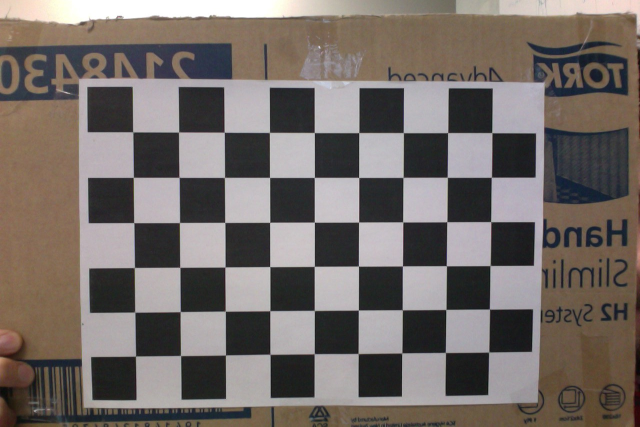
//> input picture checkboard.jpg, 1280 x 853 px (shown at 1/2 size)
$ ./floodFind ../checkboard.jpg   (built with g++ and OpenCV 4)
//> lines starting //> are read from the running program, lines starting //| are printed output that depends on the picture; after the words box and inside, x2 and y2 are one past the last pixel; in counts of white or black regions, pixels touching at a corner belong together
#include <opencv2/core/core.hpp>
#include <opencv2/highgui/highgui.hpp>
#include <opencv2/imgproc/imgproc.hpp>
#include <iostream>

static const unsigned char UNVISITED = 0;
static const unsigned char VISITED = 1;
static const unsigned char MARKED = 2;
static const unsigned char BLACK = 3;
static const unsigned char TEMP = 4;

static const int array_size = 10000;
static const unsigned char thresh = 120;
static const int skip = 30;

struct fill_queue{
    cv::Point2i queue[array_size];
    int head;
    int tail;
};

struct fill_data{
    int white_pixels;
    //made it non static, beware memory leak?
    std::vector<cv::Point2i> black_list;
    //might need to make min
    cv::Point max_x, max_y, min_x, min_y, dot_tr, dot_br, dot_tl, dot_bl;
};

cv::Mat input;
cv::Mat table;

fill_data max_white;
fill_data temp_fill;

cv::Point2i flood_fill(cv::Mat image, unsigned char lower, unsigned char upper, cv::Point2i seed, int skip, bool white_flag){

    unsigned char value, state;
    cv::Point2i sum = cv::Point2i(0,0);
    int count = 0;
    fill_queue circ_queue;
    circ_queue.head = 0;
    circ_queue.tail = 0;

    circ_queue.queue[circ_queue.tail] = seed;
    circ_queue.tail = (circ_queue.tail + 1) % array_size;

    while(circ_queue.head != circ_queue.tail){
        //std::cout << "in queue while" << std::endl;
        seed = circ_queue.queue[circ_queue.head];
        circ_queue.head = (circ_queue.head + 1) % array_size;

        value = image.at<uchar>(seed.x, seed.y-1);
        while(value >= lower && value < upper){
            //std::cout << "in backtrack loop" << std::endl;
            seed.y--;
            value = image.at<uchar>(seed.x, seed.y-1);
        }

        //might flip out if white near edges, UPDATE: Now start scanning from skip.
        value = image.at<uchar>(seed.x-skip, seed.y);
        state = table.at<uchar>(seed.x-skip, seed.y);
        if(value >= lower && value < upper
           && (state == UNVISITED || state == TEMP)){
            circ_queue.queue[circ_queue.tail] = cv::Point2i(seed.x-skip, seed.y);
            circ_queue.tail = (circ_queue.tail + 1) % array_size;
            table.at<uchar>(seed.x-skip, seed.y) = MARKED;
        }

        value = image.at<uchar>(seed.x+skip, seed.y);
        state = table.at<uchar>(seed.x+skip, seed.y);
        if(value >= lower && value < upper &&
           (state == UNVISITED ||  state == TEMP)){
            circ_queue.queue[circ_queue.tail] = cv::Point2i(seed.x+skip, seed.y);
            circ_queue.tail = (circ_queue.tail + 1) % array_size;
            table.at<uchar>(seed.x+skip, seed.y) = MARKED;
        }

        bool mark_flag_up = false;
        bool mark_flag_down = false;
        bool run_start = true;
        do{
            //std::cout << "in do" << std::endl;
            table.at<uchar>(seed.x, seed.y) = VISITED;


            if(!white_flag){
                sum.x += seed.x;
                sum.y += seed.y;
                count++;
            }

            else{
                temp_fill.white_pixels++;
                input.at<cv::Vec3b>(seed.x,seed.y) = cv::Vec3b(0,0,255);
                if(run_start){
                    if(seed.x < temp_fill.min_x.x){
                        temp_fill.min_x.x = seed.x;
                        temp_fill.min_x.y = seed.y;
                    }
                    if(seed.y < temp_fill.min_y.y){
                        temp_fill.min_y.y = seed.y;
                        temp_fill.min_y.x = seed.x;
                    }
                    run_start = false;
                }

                value = image.at<uchar>(seed.x, seed.y+skip);
                if(!(value >= lower && value < upper)){
                    if(seed.x > temp_fill.max_x.x){
                        temp_fill.max_x.x = seed.x;
                        temp_fill.max_x.y = seed.y;
                    }
                    if(seed.y > temp_fill.max_y.y){
                        temp_fill.max_y.y = seed.y;
                        temp_fill.max_y.x = seed.x;
                    }
                    //might not be necessary
                    table.at<uchar>(seed.x, seed.y+skip) = BLACK;
                    temp_fill.black_list.push_back(cv::Point2i(seed.x, seed.y+skip));
                }
            }


            value = image.at<uchar>(seed.x-skip, seed.y);
            state = table.at<uchar>(seed.x-skip, seed.y);
            if(mark_flag_up && value >= lower && value < upper
               && (state == UNVISITED || state == TEMP )){

                circ_queue.queue[circ_queue.tail] = cv::Point2i(seed.x-skip, seed.y);
                circ_queue.tail = (circ_queue.tail + 1) % array_size;
                table.at<uchar>(seed.x-skip, seed.y) = MARKED;
                mark_flag_up = false;
            }

            else if(!(value >= lower && value < upper)){
                mark_flag_up = true;
            }

            value = image.at<uchar>(seed.x+skip, seed.y);
            state = table.at<uchar>(seed.x+skip, seed.y);
            if(mark_flag_down && value >= lower && value < upper
               && (state == UNVISITED || state == TEMP)){

                circ_queue.queue[circ_queue.tail] = cv::Point2i(seed.x+skip, seed.y);
                circ_queue.tail = (circ_queue.tail + 1) % array_size;
                table.at<uchar>(seed.x+skip, seed.y) = MARKED;
                mark_flag_down = false;
            }

            else if(!(value >= lower && value < upper)){
                mark_flag_down = true;
            }
            std::cout << seed.x << " " << seed.y << "\n"
                      << temp_fill.black_list.size() << "\n" <<
                circ_queue.head << " " << circ_queue.tail << std::endl;
            seed.y += skip;
        }while(image.at<uchar>(seed.x, seed.y) >= lower && image.at<uchar>(seed.x, seed.y) < upper);
    }
    if(!white_flag){
        sum.x /= count;
        sum.y /= count;
        return sum;
    }

    return cv::Point2i(-1,-1);
}

int main(int argc, char **argv){

    if(argc != 2){
        std::cout << "Usage: ./execName ImagetoLoad" << std::endl;
        return -1;
    }

    cv::Mat image;
    input = cv::imread(argv[1]);
//> input is the input picture: 853 rows x 1280 cols, CV_8UC3; mean B, G, R 103.7, 108, 116.2
    cv::cvtColor(input, image, CV_BGR2GRAY);
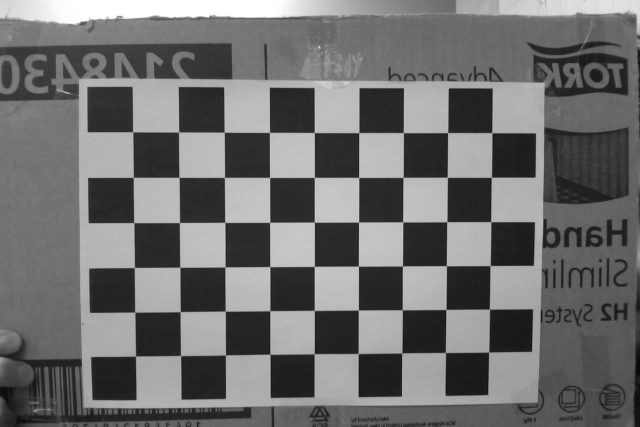
//> image: 853 rows x 1280 cols, CV_8UC1 (shown at 1/2 size); min 6, max 255, mean 109.9
    table = cv::Mat::zeros(image.rows,image.cols, CV_8UC1);
    //cv::imwrite("output.png", image);
    max_white.white_pixels = 0;
    max_white.max_x = cv::Point2i(0,0);
    max_white.max_y = cv::Point2i(0,0);
    max_white.min_x = cv::Point2i(4000,4000);
    max_white.min_y = cv::Point2i(4000,4000);

    temp_fill.white_pixels = 0;
    temp_fill.max_x = cv::Point2i(0,0);
    temp_fill.max_y = cv::Point2i(0,0);
    temp_fill.min_x = cv::Point2i(4000,4000);
    temp_fill.min_y = cv::Point2i(4000,4000);
    int count = 0;
    for(int i = skip; i < image.rows-skip; i+=skip){
        for(int j = skip; j < image.cols-skip; j+=skip){
            if(image.at<uchar>(i,j) >= thresh && table.at<uchar>(i,j) == UNVISITED){
                //std::cout << "i = " << i << " j = " << j << std::endl;
                //issue with 255 value, less than in algorithm
                 std::cout << (int)image.at<uchar>(i,j) << std::endl;
                //std::cout << ++count << std::endl;
                flood_fill(image, 140, 255, cv::Point2i(i,j), skip, true);
                if(temp_fill.white_pixels > max_white.white_pixels){
                    max_white = temp_fill;
                }
                temp_fill.white_pixels = 0;
                temp_fill.black_list.clear();
                temp_fill.max_x = cv::Point2i(0,0);
                temp_fill.max_y = cv::Point2i(0,0);
                temp_fill.min_x = cv::Point2i(4000,4000);
                temp_fill.min_y = cv::Point2i(4000,4000);
            }
        }
    }

    //calculate dot products, no point in doing it more than once.

    //this might not be neccesary anymore
    for(int i = 0; i < table.rows; i++){
        for(int j = 0; j < table.cols; j++){
            unsigned char state = table.at<uchar>(i,j);
            if(state == VISITED){
                table.at<uchar>(i,j) = BLACK;
            } else if(state == BLACK){
                table.at<uchar>(i,j) = TEMP;
            }
        }
    }
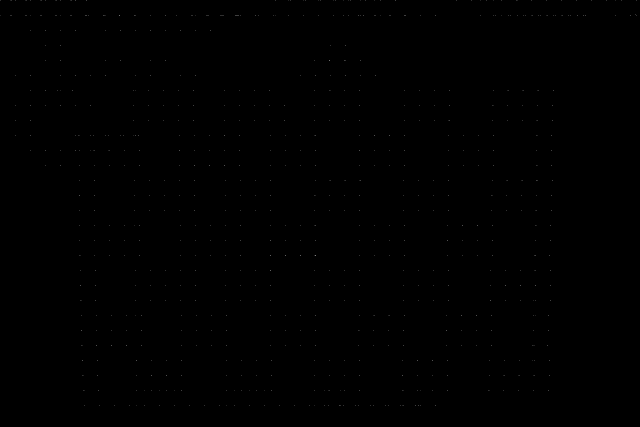
//> table: 853 rows x 1280 cols, CV_8UC1 (shown at 1/2 size); min 0, max 4, mean 0.00236; drawn with min black and max white

    // std::cout << max_white.white_pixels << std::endl;

    cv::Point centre((max_white.max_y.y + max_white.min_y.y) / 2, (max_white.max_x.x + max_white.min_x.x) /2);
//> centre = Point(426, 765)
    circle(input,centre,3,cv::Scalar(255,0,0), -1,8,0);
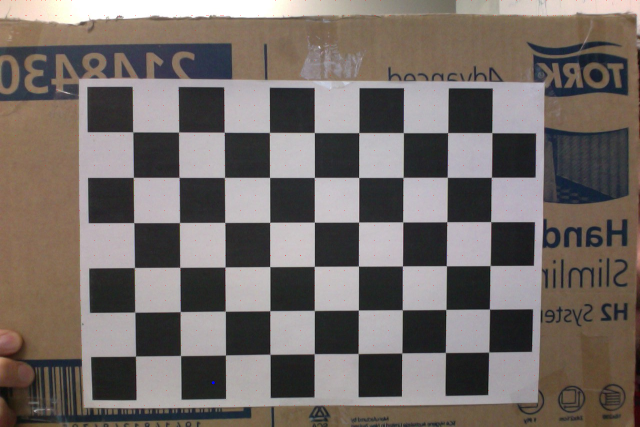
//> input: 853 rows x 1280 cols, CV_8UC3 (shown at 1/2 size); 0.05% of pixels changed, all inside (x1, y1, x2, y2) = (0, 0, 1273, 811)

    cv::Point max_x(max_white.max_x.y, max_white.max_x.x);
//> max_x = Point(648, 810)
    cv::Point max_y(max_white.max_y.y, max_white.max_y.x);
//> max_y = Point(689, 780)
    cv::Point min_x(max_white.min_x.y, max_white.min_x.x);
//> min_x = Point(272, 720)
    cv::Point min_y(max_white.min_y.y, max_white.min_y.x);
//> min_y = Point(164, 720)
    circle(input, max_x, 8, cv::Scalar(0,255,0), -1, 8, 0);
//> input: 853 rows x 1280 cols, CV_8UC3; 197 pixels changed, all inside (x1, y1, x2, y2) = (640, 802, 657, 819)
    circle(input, max_y, 8, cv::Scalar(0,0,255), -1, 8, 0);
//> input: 853 rows x 1280 cols, CV_8UC3; mean B, G, R 103.5, 107.9, 116.2
    circle(input, min_x, 8, cv::Scalar(255,255,0), -1, 8, 0);
//> input: 853 rows x 1280 cols, CV_8UC3; mean B, G, R 103.6, 107.9, 116.2
    circle(input, min_y, 8, cv::Scalar(255,0,0), -1, 8, 0);
//> input: 853 rows x 1280 cols, CV_8UC3; mean B, G, R 103.6, 107.9, 116.1

    std::cout << max_white.max_x << " " << max_white.max_y << "\n" <<
        max_white.min_x << " " << max_white.min_y << std::endl;
//| [810, 648] [780, 689]
//| [720, 272] [720, 164]
    cv::resize(input, input, cv::Size(input.cols/4, input.rows/4));
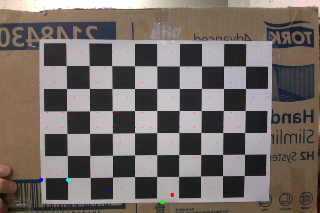
//> input: 213 rows x 320 cols, CV_8UC3; mean B, G, R 103.4, 107.7, 116
    cv::imshow("Output", input);
    cv::waitKey(0);
    return 0;
}
